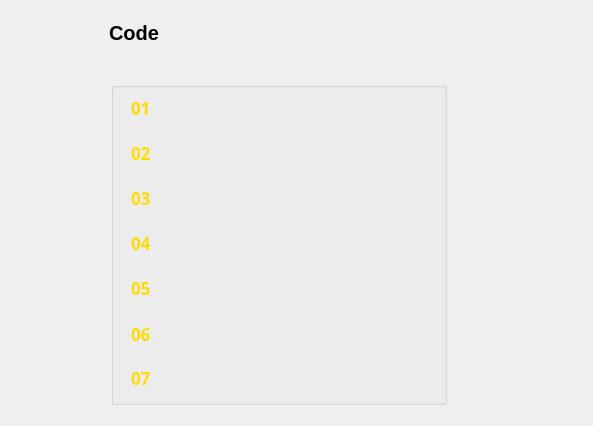
<?xml version="1.0" encoding="UTF-8"?>
<ui version="4.0">
 <class>D_design_code</class>
 <widget class="QDialog" name="D_design_code">
  <property name="geometry">
   <rect>
    <x>0</x>
    <y>0</y>
    <width>593</width>
    <height>426</height>
   </rect>
  </property>
  <property name="windowTitle">
   <string>Dialog</string>
  </property>
  <widget class="QGroupBox" name="g_list">
   <property name="geometry">
    <rect>
     <x>111</x>
     <y>82</y>
     <width>336</width>
     <height>323</height>
    </rect>
   </property>
   <property name="styleSheet">
    <string notr="true"/>
   </property>
   <property name="title">
    <string/>
   </property>
   <property name="flat">
    <bool>true</bool>
   </property>
   <widget class="QPushButton" name="b_list_1_">
    <property name="geometry">
     <rect>
      <x>5</x>
      <y>6</y>
      <width>326</width>
      <height>41</height>
     </rect>
    </property>
    <property name="palette">
     <palette>
      <active>
       <colorrole role="ButtonText">
        <brush brushstyle="SolidPattern">
         <color alpha="255">
          <red>255</red>
          <green>255</green>
          <blue>255</blue>
         </color>
        </brush>
       </colorrole>
      </active>
      <inactive>
       <colorrole role="ButtonText">
        <brush brushstyle="SolidPattern">
         <color alpha="255">
          <red>255</red>
          <green>255</green>
          <blue>255</blue>
         </color>
        </brush>
       </colorrole>
      </inactive>
      <disabled>
       <colorrole role="ButtonText">
        <brush brushstyle="SolidPattern">
         <color alpha="255">
          <red>137</red>
          <green>135</green>
          <blue>133</blue>
         </color>
        </brush>
       </colorrole>
      </disabled>
     </palette>
    </property>
    <property name="font">
     <font>
      <pointsize>13</pointsize>
     </font>
    </property>
    <property name="focusPolicy">
     <enum>Qt::ClickFocus</enum>
    </property>
    <property name="styleSheet">
     <string notr="true">background-image:url(&quot;:/images/button/txt box5.png&quot;);</string>
    </property>
    <property name="text">
     <string/>
    </property>
    <property name="iconSize">
     <size>
      <width>326</width>
      <height>41</height>
     </size>
    </property>
    <property name="flat">
     <bool>true</bool>
    </property>
   </widget>
   <widget class="QPushButton" name="b_list_2_">
    <property name="geometry">
     <rect>
      <x>5</x>
      <y>51</y>
      <width>326</width>
      <height>41</height>
     </rect>
    </property>
    <property name="palette">
     <palette>
      <active>
       <colorrole role="WindowText">
        <brush brushstyle="SolidPattern">
         <color alpha="255">
          <red>255</red>
          <green>255</green>
          <blue>255</blue>
         </color>
        </brush>
       </colorrole>
       <colorrole role="ButtonText">
        <brush brushstyle="SolidPattern">
         <color alpha="255">
          <red>255</red>
          <green>255</green>
          <blue>255</blue>
         </color>
        </brush>
       </colorrole>
      </active>
      <inactive>
       <colorrole role="WindowText">
        <brush brushstyle="SolidPattern">
         <color alpha="255">
          <red>255</red>
          <green>255</green>
          <blue>255</blue>
         </color>
        </brush>
       </colorrole>
       <colorrole role="ButtonText">
        <brush brushstyle="SolidPattern">
         <color alpha="255">
          <red>255</red>
          <green>255</green>
          <blue>255</blue>
         </color>
        </brush>
       </colorrole>
      </inactive>
      <disabled>
       <colorrole role="WindowText">
        <brush brushstyle="SolidPattern">
         <color alpha="255">
          <red>141</red>
          <green>138</green>
          <blue>136</blue>
         </color>
        </brush>
       </colorrole>
       <colorrole role="ButtonText">
        <brush brushstyle="SolidPattern">
         <color alpha="255">
          <red>137</red>
          <green>135</green>
          <blue>133</blue>
         </color>
        </brush>
       </colorrole>
      </disabled>
     </palette>
    </property>
    <property name="font">
     <font>
      <pointsize>13</pointsize>
     </font>
    </property>
    <property name="focusPolicy">
     <enum>Qt::ClickFocus</enum>
    </property>
    <property name="styleSheet">
     <string notr="true">background-image:url(&quot;:/images/button/txt box5.png&quot;);</string>
    </property>
    <property name="text">
     <string/>
    </property>
    <property name="iconSize">
     <size>
      <width>326</width>
      <height>41</height>
     </size>
    </property>
    <property name="flat">
     <bool>true</bool>
    </property>
   </widget>
   <widget class="QPushButton" name="b_list_3_">
    <property name="geometry">
     <rect>
      <x>5</x>
      <y>96</y>
      <width>326</width>
      <height>41</height>
     </rect>
    </property>
    <property name="palette">
     <palette>
      <active>
       <colorrole role="WindowText">
        <brush brushstyle="SolidPattern">
         <color alpha="255">
          <red>255</red>
          <green>255</green>
          <blue>255</blue>
         </color>
        </brush>
       </colorrole>
       <colorrole role="ButtonText">
        <brush brushstyle="SolidPattern">
         <color alpha="255">
          <red>255</red>
          <green>255</green>
          <blue>255</blue>
         </color>
        </brush>
       </colorrole>
      </active>
      <inactive>
       <colorrole role="WindowText">
        <brush brushstyle="SolidPattern">
         <color alpha="255">
          <red>255</red>
          <green>255</green>
          <blue>255</blue>
         </color>
        </brush>
       </colorrole>
       <colorrole role="ButtonText">
        <brush brushstyle="SolidPattern">
         <color alpha="255">
          <red>255</red>
          <green>255</green>
          <blue>255</blue>
         </color>
        </brush>
       </colorrole>
      </inactive>
      <disabled>
       <colorrole role="WindowText">
        <brush brushstyle="SolidPattern">
         <color alpha="255">
          <red>141</red>
          <green>138</green>
          <blue>136</blue>
         </color>
        </brush>
       </colorrole>
       <colorrole role="ButtonText">
        <brush brushstyle="SolidPattern">
         <color alpha="255">
          <red>137</red>
          <green>135</green>
          <blue>133</blue>
         </color>
        </brush>
       </colorrole>
      </disabled>
     </palette>
    </property>
    <property name="font">
     <font>
      <pointsize>13</pointsize>
     </font>
    </property>
    <property name="focusPolicy">
     <enum>Qt::ClickFocus</enum>
    </property>
    <property name="styleSheet">
     <string notr="true">background-image:url(&quot;:/images/button/txt box5.png&quot;);</string>
    </property>
    <property name="text">
     <string/>
    </property>
    <property name="iconSize">
     <size>
      <width>326</width>
      <height>41</height>
     </size>
    </property>
    <property name="flat">
     <bool>true</bool>
    </property>
   </widget>
   <widget class="QPushButton" name="b_list_4_">
    <property name="geometry">
     <rect>
      <x>5</x>
      <y>141</y>
      <width>326</width>
      <height>41</height>
     </rect>
    </property>
    <property name="palette">
     <palette>
      <active>
       <colorrole role="WindowText">
        <brush brushstyle="SolidPattern">
         <color alpha="255">
          <red>255</red>
          <green>255</green>
          <blue>255</blue>
         </color>
        </brush>
       </colorrole>
       <colorrole role="ButtonText">
        <brush brushstyle="SolidPattern">
         <color alpha="255">
          <red>255</red>
          <green>255</green>
          <blue>255</blue>
         </color>
        </brush>
       </colorrole>
      </active>
      <inactive>
       <colorrole role="WindowText">
        <brush brushstyle="SolidPattern">
         <color alpha="255">
          <red>255</red>
          <green>255</green>
          <blue>255</blue>
         </color>
        </brush>
       </colorrole>
       <colorrole role="ButtonText">
        <brush brushstyle="SolidPattern">
         <color alpha="255">
          <red>255</red>
          <green>255</green>
          <blue>255</blue>
         </color>
        </brush>
       </colorrole>
      </inactive>
      <disabled>
       <colorrole role="WindowText">
        <brush brushstyle="SolidPattern">
         <color alpha="255">
          <red>141</red>
          <green>138</green>
          <blue>136</blue>
         </color>
        </brush>
       </colorrole>
       <colorrole role="ButtonText">
        <brush brushstyle="SolidPattern">
         <color alpha="255">
          <red>137</red>
          <green>135</green>
          <blue>133</blue>
         </color>
        </brush>
       </colorrole>
      </disabled>
     </palette>
    </property>
    <property name="font">
     <font>
      <pointsize>13</pointsize>
     </font>
    </property>
    <property name="focusPolicy">
     <enum>Qt::ClickFocus</enum>
    </property>
    <property name="styleSheet">
     <string notr="true">background-image:url(&quot;:/images/button/txt box5.png&quot;);</string>
    </property>
    <property name="text">
     <string/>
    </property>
    <property name="iconSize">
     <size>
      <width>326</width>
      <height>41</height>
     </size>
    </property>
    <property name="flat">
     <bool>true</bool>
    </property>
   </widget>
   <widget class="QPushButton" name="b_list_5_">
    <property name="geometry">
     <rect>
      <x>5</x>
      <y>186</y>
      <width>326</width>
      <height>41</height>
     </rect>
    </property>
    <property name="palette">
     <palette>
      <active>
       <colorrole role="WindowText">
        <brush brushstyle="SolidPattern">
         <color alpha="255">
          <red>255</red>
          <green>255</green>
          <blue>255</blue>
         </color>
        </brush>
       </colorrole>
       <colorrole role="ButtonText">
        <brush brushstyle="SolidPattern">
         <color alpha="255">
          <red>255</red>
          <green>255</green>
          <blue>255</blue>
         </color>
        </brush>
       </colorrole>
      </active>
      <inactive>
       <colorrole role="WindowText">
        <brush brushstyle="SolidPattern">
         <color alpha="255">
          <red>255</red>
          <green>255</green>
          <blue>255</blue>
         </color>
        </brush>
       </colorrole>
       <colorrole role="ButtonText">
        <brush brushstyle="SolidPattern">
         <color alpha="255">
          <red>255</red>
          <green>255</green>
          <blue>255</blue>
         </color>
        </brush>
       </colorrole>
      </inactive>
      <disabled>
       <colorrole role="WindowText">
        <brush brushstyle="SolidPattern">
         <color alpha="255">
          <red>141</red>
          <green>138</green>
          <blue>136</blue>
         </color>
        </brush>
       </colorrole>
       <colorrole role="ButtonText">
        <brush brushstyle="SolidPattern">
         <color alpha="255">
          <red>137</red>
          <green>135</green>
          <blue>133</blue>
         </color>
        </brush>
       </colorrole>
      </disabled>
     </palette>
    </property>
    <property name="font">
     <font>
      <pointsize>13</pointsize>
     </font>
    </property>
    <property name="focusPolicy">
     <enum>Qt::ClickFocus</enum>
    </property>
    <property name="styleSheet">
     <string notr="true">background-image:url(&quot;:/images/button/txt box5.png&quot;);</string>
    </property>
    <property name="text">
     <string/>
    </property>
    <property name="iconSize">
     <size>
      <width>326</width>
      <height>41</height>
     </size>
    </property>
    <property name="flat">
     <bool>true</bool>
    </property>
   </widget>
   <widget class="QPushButton" name="b_list_6_">
    <property name="geometry">
     <rect>
      <x>5</x>
      <y>231</y>
      <width>326</width>
      <height>41</height>
     </rect>
    </property>
    <property name="palette">
     <palette>
      <active>
       <colorrole role="WindowText">
        <brush brushstyle="SolidPattern">
         <color alpha="255">
          <red>255</red>
          <green>255</green>
          <blue>255</blue>
         </color>
        </brush>
       </colorrole>
       <colorrole role="ButtonText">
        <brush brushstyle="SolidPattern">
         <color alpha="255">
          <red>255</red>
          <green>255</green>
          <blue>255</blue>
         </color>
        </brush>
       </colorrole>
      </active>
      <inactive>
       <colorrole role="WindowText">
        <brush brushstyle="SolidPattern">
         <color alpha="255">
          <red>255</red>
          <green>255</green>
          <blue>255</blue>
         </color>
        </brush>
       </colorrole>
       <colorrole role="ButtonText">
        <brush brushstyle="SolidPattern">
         <color alpha="255">
          <red>255</red>
          <green>255</green>
          <blue>255</blue>
         </color>
        </brush>
       </colorrole>
      </inactive>
      <disabled>
       <colorrole role="WindowText">
        <brush brushstyle="SolidPattern">
         <color alpha="255">
          <red>141</red>
          <green>138</green>
          <blue>136</blue>
         </color>
        </brush>
       </colorrole>
       <colorrole role="ButtonText">
        <brush brushstyle="SolidPattern">
         <color alpha="255">
          <red>137</red>
          <green>135</green>
          <blue>133</blue>
         </color>
        </brush>
       </colorrole>
      </disabled>
     </palette>
    </property>
    <property name="font">
     <font>
      <pointsize>13</pointsize>
     </font>
    </property>
    <property name="focusPolicy">
     <enum>Qt::ClickFocus</enum>
    </property>
    <property name="styleSheet">
     <string notr="true">background-image:url(&quot;:/images/button/txt box5.png&quot;);</string>
    </property>
    <property name="text">
     <string/>
    </property>
    <property name="iconSize">
     <size>
      <width>326</width>
      <height>41</height>
     </size>
    </property>
    <property name="flat">
     <bool>true</bool>
    </property>
   </widget>
   <widget class="QPushButton" name="b_list_7_">
    <property name="geometry">
     <rect>
      <x>5</x>
      <y>276</y>
      <width>326</width>
      <height>41</height>
     </rect>
    </property>
    <property name="palette">
     <palette>
      <active>
       <colorrole role="WindowText">
        <brush brushstyle="SolidPattern">
         <color alpha="255">
          <red>255</red>
          <green>255</green>
          <blue>255</blue>
         </color>
        </brush>
       </colorrole>
       <colorrole role="ButtonText">
        <brush brushstyle="SolidPattern">
         <color alpha="255">
          <red>255</red>
          <green>255</green>
          <blue>255</blue>
         </color>
        </brush>
       </colorrole>
      </active>
      <inactive>
       <colorrole role="WindowText">
        <brush brushstyle="SolidPattern">
         <color alpha="255">
          <red>255</red>
          <green>255</green>
          <blue>255</blue>
         </color>
        </brush>
       </colorrole>
       <colorrole role="ButtonText">
        <brush brushstyle="SolidPattern">
         <color alpha="255">
          <red>255</red>
          <green>255</green>
          <blue>255</blue>
         </color>
        </brush>
       </colorrole>
      </inactive>
      <disabled>
       <colorrole role="WindowText">
        <brush brushstyle="SolidPattern">
         <color alpha="255">
          <red>141</red>
          <green>138</green>
          <blue>136</blue>
         </color>
        </brush>
       </colorrole>
       <colorrole role="ButtonText">
        <brush brushstyle="SolidPattern">
         <color alpha="255">
          <red>137</red>
          <green>135</green>
          <blue>133</blue>
         </color>
        </brush>
       </colorrole>
      </disabled>
     </palette>
    </property>
    <property name="font">
     <font>
      <pointsize>13</pointsize>
     </font>
    </property>
    <property name="focusPolicy">
     <enum>Qt::ClickFocus</enum>
    </property>
    <property name="styleSheet">
     <string notr="true">background-image:url(&quot;:/images/button/txt box5.png&quot;);</string>
    </property>
    <property name="text">
     <string/>
    </property>
    <property name="iconSize">
     <size>
      <width>326</width>
      <height>41</height>
     </size>
    </property>
    <property name="flat">
     <bool>true</bool>
    </property>
   </widget>
   <widget class="QLabel" name="l_box_gb_2">
    <property name="geometry">
     <rect>
      <x>0</x>
      <y>0</y>
      <width>336</width>
      <height>323</height>
     </rect>
    </property>
    <property name="styleSheet">
     <string notr="true">background-image:url(&quot;images/menu-parameter-group1.png&quot;);</string>
    </property>
    <property name="text">
     <string/>
    </property>
   </widget>
   <widget class="QLabel" name="l_index_1_">
    <property name="geometry">
     <rect>
      <x>20</x>
      <y>11</y>
      <width>30</width>
      <height>30</height>
     </rect>
    </property>
    <property name="palette">
     <palette>
      <active>
       <colorrole role="WindowText">
        <brush brushstyle="SolidPattern">
         <color alpha="255">
          <red>255</red>
          <green>220</green>
          <blue>0</blue>
         </color>
        </brush>
       </colorrole>
      </active>
      <inactive>
       <colorrole role="WindowText">
        <brush brushstyle="SolidPattern">
         <color alpha="255">
          <red>255</red>
          <green>220</green>
          <blue>0</blue>
         </color>
        </brush>
       </colorrole>
      </inactive>
      <disabled>
       <colorrole role="WindowText">
        <brush brushstyle="SolidPattern">
         <color alpha="255">
          <red>141</red>
          <green>138</green>
          <blue>136</blue>
         </color>
        </brush>
       </colorrole>
      </disabled>
     </palette>
    </property>
    <property name="font">
     <font>
      <family>은 타자</family>
      <pointsize>13</pointsize>
      <weight>75</weight>
      <bold>true</bold>
     </font>
    </property>
    <property name="text">
     <string>01</string>
    </property>
   </widget>
   <widget class="QLabel" name="l_index_2_">
    <property name="geometry">
     <rect>
      <x>20</x>
      <y>56</y>
      <width>30</width>
      <height>30</height>
     </rect>
    </property>
    <property name="palette">
     <palette>
      <active>
       <colorrole role="WindowText">
        <brush brushstyle="SolidPattern">
         <color alpha="255">
          <red>255</red>
          <green>220</green>
          <blue>0</blue>
         </color>
        </brush>
       </colorrole>
      </active>
      <inactive>
       <colorrole role="WindowText">
        <brush brushstyle="SolidPattern">
         <color alpha="255">
          <red>255</red>
          <green>220</green>
          <blue>0</blue>
         </color>
        </brush>
       </colorrole>
      </inactive>
      <disabled>
       <colorrole role="WindowText">
        <brush brushstyle="SolidPattern">
         <color alpha="255">
          <red>141</red>
          <green>138</green>
          <blue>136</blue>
         </color>
        </brush>
       </colorrole>
      </disabled>
     </palette>
    </property>
    <property name="font">
     <font>
      <family>은 타자</family>
      <pointsize>13</pointsize>
      <weight>75</weight>
      <bold>true</bold>
     </font>
    </property>
    <property name="text">
     <string>02</string>
    </property>
   </widget>
   <widget class="QLabel" name="l_index_3_">
    <property name="geometry">
     <rect>
      <x>20</x>
      <y>101</y>
      <width>30</width>
      <height>30</height>
     </rect>
    </property>
    <property name="palette">
     <palette>
      <active>
       <colorrole role="WindowText">
        <brush brushstyle="SolidPattern">
         <color alpha="255">
          <red>255</red>
          <green>220</green>
          <blue>0</blue>
         </color>
        </brush>
       </colorrole>
      </active>
      <inactive>
       <colorrole role="WindowText">
        <brush brushstyle="SolidPattern">
         <color alpha="255">
          <red>255</red>
          <green>220</green>
          <blue>0</blue>
         </color>
        </brush>
       </colorrole>
      </inactive>
      <disabled>
       <colorrole role="WindowText">
        <brush brushstyle="SolidPattern">
         <color alpha="255">
          <red>141</red>
          <green>138</green>
          <blue>136</blue>
         </color>
        </brush>
       </colorrole>
      </disabled>
     </palette>
    </property>
    <property name="font">
     <font>
      <family>은 타자</family>
      <pointsize>13</pointsize>
      <weight>75</weight>
      <bold>true</bold>
     </font>
    </property>
    <property name="text">
     <string>03</string>
    </property>
   </widget>
   <widget class="QLabel" name="l_index_4_">
    <property name="geometry">
     <rect>
      <x>20</x>
      <y>146</y>
      <width>30</width>
      <height>30</height>
     </rect>
    </property>
    <property name="palette">
     <palette>
      <active>
       <colorrole role="WindowText">
        <brush brushstyle="SolidPattern">
         <color alpha="255">
          <red>255</red>
          <green>220</green>
          <blue>0</blue>
         </color>
        </brush>
       </colorrole>
      </active>
      <inactive>
       <colorrole role="WindowText">
        <brush brushstyle="SolidPattern">
         <color alpha="255">
          <red>255</red>
          <green>220</green>
          <blue>0</blue>
         </color>
        </brush>
       </colorrole>
      </inactive>
      <disabled>
       <colorrole role="WindowText">
        <brush brushstyle="SolidPattern">
         <color alpha="255">
          <red>141</red>
          <green>138</green>
          <blue>136</blue>
         </color>
        </brush>
       </colorrole>
      </disabled>
     </palette>
    </property>
    <property name="font">
     <font>
      <family>은 타자</family>
      <pointsize>13</pointsize>
      <weight>75</weight>
      <bold>true</bold>
     </font>
    </property>
    <property name="text">
     <string>04</string>
    </property>
   </widget>
   <widget class="QLabel" name="l_index_5_">
    <property name="geometry">
     <rect>
      <x>20</x>
      <y>191</y>
      <width>30</width>
      <height>30</height>
     </rect>
    </property>
    <property name="palette">
     <palette>
      <active>
       <colorrole role="WindowText">
        <brush brushstyle="SolidPattern">
         <color alpha="255">
          <red>255</red>
          <green>220</green>
          <blue>0</blue>
         </color>
        </brush>
       </colorrole>
      </active>
      <inactive>
       <colorrole role="WindowText">
        <brush brushstyle="SolidPattern">
         <color alpha="255">
          <red>255</red>
          <green>220</green>
          <blue>0</blue>
         </color>
        </brush>
       </colorrole>
      </inactive>
      <disabled>
       <colorrole role="WindowText">
        <brush brushstyle="SolidPattern">
         <color alpha="255">
          <red>141</red>
          <green>138</green>
          <blue>136</blue>
         </color>
        </brush>
       </colorrole>
      </disabled>
     </palette>
    </property>
    <property name="font">
     <font>
      <family>은 타자</family>
      <pointsize>13</pointsize>
      <weight>75</weight>
      <bold>true</bold>
     </font>
    </property>
    <property name="text">
     <string>05</string>
    </property>
   </widget>
   <widget class="QLabel" name="l_index_6_">
    <property name="geometry">
     <rect>
      <x>20</x>
      <y>237</y>
      <width>30</width>
      <height>30</height>
     </rect>
    </property>
    <property name="palette">
     <palette>
      <active>
       <colorrole role="WindowText">
        <brush brushstyle="SolidPattern">
         <color alpha="255">
          <red>255</red>
          <green>220</green>
          <blue>0</blue>
         </color>
        </brush>
       </colorrole>
      </active>
      <inactive>
       <colorrole role="WindowText">
        <brush brushstyle="SolidPattern">
         <color alpha="255">
          <red>255</red>
          <green>220</green>
          <blue>0</blue>
         </color>
        </brush>
       </colorrole>
      </inactive>
      <disabled>
       <colorrole role="WindowText">
        <brush brushstyle="SolidPattern">
         <color alpha="255">
          <red>141</red>
          <green>138</green>
          <blue>136</blue>
         </color>
        </brush>
       </colorrole>
      </disabled>
     </palette>
    </property>
    <property name="font">
     <font>
      <family>은 타자</family>
      <pointsize>13</pointsize>
      <weight>75</weight>
      <bold>true</bold>
     </font>
    </property>
    <property name="text">
     <string>06</string>
    </property>
   </widget>
   <widget class="QLabel" name="l_index_7_">
    <property name="geometry">
     <rect>
      <x>20</x>
      <y>281</y>
      <width>30</width>
      <height>30</height>
     </rect>
    </property>
    <property name="palette">
     <palette>
      <active>
       <colorrole role="WindowText">
        <brush brushstyle="SolidPattern">
         <color alpha="255">
          <red>255</red>
          <green>220</green>
          <blue>0</blue>
         </color>
        </brush>
       </colorrole>
      </active>
      <inactive>
       <colorrole role="WindowText">
        <brush brushstyle="SolidPattern">
         <color alpha="255">
          <red>255</red>
          <green>220</green>
          <blue>0</blue>
         </color>
        </brush>
       </colorrole>
      </inactive>
      <disabled>
       <colorrole role="WindowText">
        <brush brushstyle="SolidPattern">
         <color alpha="255">
          <red>141</red>
          <green>138</green>
          <blue>136</blue>
         </color>
        </brush>
       </colorrole>
      </disabled>
     </palette>
    </property>
    <property name="font">
     <font>
      <family>은 타자</family>
      <pointsize>13</pointsize>
      <weight>75</weight>
      <bold>true</bold>
     </font>
    </property>
    <property name="text">
     <string>07</string>
    </property>
   </widget>
   <zorder>l_box_gb_2</zorder>
   <zorder>b_list_4_</zorder>
   <zorder>b_list_2_</zorder>
   <zorder>b_list_3_</zorder>
   <zorder>b_list_5_</zorder>
   <zorder>b_list_1_</zorder>
   <zorder>b_list_6_</zorder>
   <zorder>b_list_7_</zorder>
   <zorder>l_index_2_</zorder>
   <zorder>l_index_3_</zorder>
   <zorder>l_index_4_</zorder>
   <zorder>l_index_1_</zorder>
   <zorder>l_index_7_</zorder>
   <zorder>l_index_5_</zorder>
   <zorder>l_index_6_</zorder>
  </widget>
  <widget class="QLabel" name="l_bg">
   <property name="geometry">
    <rect>
     <x>0</x>
     <y>0</y>
     <width>593</width>
     <height>426</height>
    </rect>
   </property>
   <property name="styleSheet">
    <string notr="true">background-image:url(&quot;:/images/bg/box_menu.png&quot;);</string>
   </property>
   <property name="text">
    <string/>
   </property>
  </widget>
  <widget class="QPushButton" name="b_list_up">
   <property name="geometry">
    <rect>
     <x>470</x>
     <y>180</y>
     <width>95</width>
     <height>56</height>
    </rect>
   </property>
   <property name="focusPolicy">
    <enum>Qt::ClickFocus</enum>
   </property>
   <property name="styleSheet">
    <string notr="true"/>
   </property>
   <property name="text">
    <string/>
   </property>
   <property name="icon">
    <iconset resource="images.qrc">
     <normaloff>:/images/button/btn1-1.png</normaloff>
     <activeoff>:/images/button/btn1-2.png</activeoff>:/images/button/btn1-1.png</iconset>
   </property>
   <property name="iconSize">
    <size>
     <width>95</width>
     <height>56</height>
    </size>
   </property>
   <property name="flat">
    <bool>true</bool>
   </property>
  </widget>
  <widget class="QPushButton" name="b_list_dn">
   <property name="geometry">
    <rect>
     <x>470</x>
     <y>249</y>
     <width>95</width>
     <height>56</height>
    </rect>
   </property>
   <property name="focusPolicy">
    <enum>Qt::ClickFocus</enum>
   </property>
   <property name="styleSheet">
    <string notr="true"/>
   </property>
   <property name="text">
    <string/>
   </property>
   <property name="icon">
    <iconset resource="images.qrc">
     <normaloff>:/images/button/btn2-1.png</normaloff>
     <activeoff>:/images/button/btn2-2.png</activeoff>:/images/button/btn2-1.png</iconset>
   </property>
   <property name="iconSize">
    <size>
     <width>95</width>
     <height>56</height>
    </size>
   </property>
   <property name="flat">
    <bool>true</bool>
   </property>
  </widget>
  <widget class="QPushButton" name="b_close">
   <property name="geometry">
    <rect>
     <x>546</x>
     <y>13</y>
     <width>33</width>
     <height>33</height>
    </rect>
   </property>
   <property name="focusPolicy">
    <enum>Qt::ClickFocus</enum>
   </property>
   <property name="text">
    <string/>
   </property>
   <property name="icon">
    <iconset>
     <normaloff>images/btn 4-1.png</normaloff>
     <activeoff>images/btn 4-2.png</activeoff>images/btn 4-1.png</iconset>
   </property>
   <property name="iconSize">
    <size>
     <width>33</width>
     <height>33</height>
    </size>
   </property>
   <property name="flat">
    <bool>true</bool>
   </property>
  </widget>
  <widget class="QLabel" name="l_t1">
   <property name="geometry">
    <rect>
     <x>109</x>
     <y>21</y>
     <width>141</width>
     <height>31</height>
    </rect>
   </property>
   <property name="font">
    <font>
     <pointsize>15</pointsize>
     <weight>75</weight>
     <bold>true</bold>
    </font>
   </property>
   <property name="text">
    <string>Code</string>
   </property>
   <property name="alignment">
    <set>Qt::AlignLeading|Qt::AlignLeft|Qt::AlignTop</set>
   </property>
  </widget>
  <zorder>l_bg</zorder>
  <zorder>b_list_up</zorder>
  <zorder>b_list_dn</zorder>
  <zorder>b_close</zorder>
  <zorder>l_t1</zorder>
  <zorder>g_list</zorder>
 </widget>
 <resources>
  <include location="images.qrc"/>
 </resources>
 <connections/>
</ui>
